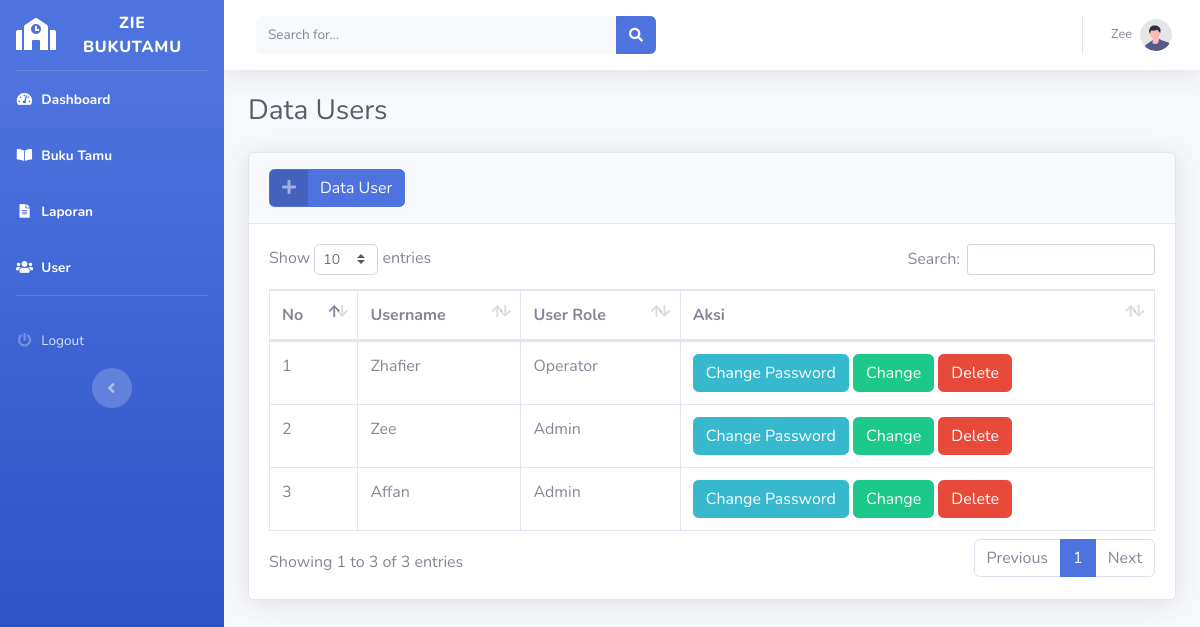
The app's page /users.php (signed in) with its own data.
### tables this page shows
CREATE TABLE `users` (
  `id_user` varchar(5) NOT NULL,
  `username` varchar(255) NOT NULL,
  `password` varchar(255) NOT NULL,
  `user_role` enum('Admin','Operator') NOT NULL
);

### function.php (called while the page is built, shortened)
<?php
require_once('koneksi.php');
function query($query)
{
    global $koneksi;
    $result = mysqli_query($koneksi, $query);
    $rows = [];
    while ($row =  mysqli_fetch_assoc($result)) {
        $rows[] = $row;
    }
    return $rows;
}

### users.php (the view, shortened to what this page needs)
<?php
include_once('templates/header.php');
?>
<?php
require_once('function.php');
include_once('templates/header.php');
?>
<link href="assets/vendor/datatables/dataTables.bootstrap4.min.css" rel="stylesheet">
<div class="container-fluid">
    <h1 class="h3 mb-4 text-gray-800">Data Users</h1>
    <div class="card shadow mb-4">
        <div class="card-header py-3">
            <button type="button" class="btn btn-primary btn-icon-split"
                data-toggle="modal" data-target="#tambahModal">
                <span class="icon text-white-50">
                    <i class="fas fa-plus"></i>
                </span>
                <span class="text">Data User</span>
            </button>
        </div>
        <div class="card-body">
            <div class="table-responsive">
                <table class="table table-bordered" id="dataTable" width="100%" cellspacing="0">
                    <thead>
                        <tr>
                            <th>No</th>
                            <th>Username</th>
                            <th>User Role</th>
                            <th>Aksi</th>
                        </tr>
                    </thead>
                    <tbody>
                        <?php
                        $no = 1;
                        $users = query("SELECT * FROM users");
                        foreach ($users as $user) : ?>
                            <tr>
                                <td><?= $no++; ?></td>
                                <td><?= $user['username'] ?></td>
                                <td><?= $user['user_role'] ?></td>
                                <td>
                                    <button type="button" class="btn btn-info btn-icon-split" data-toggle="modal"
                                    data-target="#gantiPassword" data-id="<?= $user['id_user'] ?>">
                                        <span class="text">Change Password</span>
                                    </button>
                                    <a class="btn btn-success" href="edit-user.php?id=<?= $user['id_user'] ?>">Change</a>
                                    <a onclick="confirm('Apakah anda yakin ingin menghapus data ini?')" class="btn btn-danger"
                                    href="hapus-user.php?id=<?= $user['id_user'] ?>">Delete</a>
                                </td>
                            </tr>
                        <?php endforeach; ?>
                    </tbody>
                </table>
            </div>
        </div>
    </div>
</div>
<?php
include_once('templates/footer.php');
?>

### records on screen
users: username "Zhafier", user_role "Operator"
users: username "Zee", user_role "Admin"
users: username "Affan", user_role "Admin"

### other values on screen
$_SESSION['username'] "Zee"
